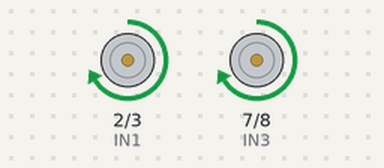
A sketch run on a simulated Arduino Uno, built with avr-gcc and run on an emulated ATmega328P. On the bench: motor-driver pin pairs drawn as motors (green arrow = first pin HIGH = forward, orange = second pin HIGH = backward, longer = more drive, scaled by the enable pin).

Above: at 0.7 s.
At 2.7 s:
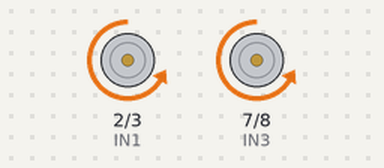
At 4.5 s:
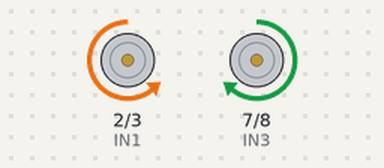
At 7.5 s:
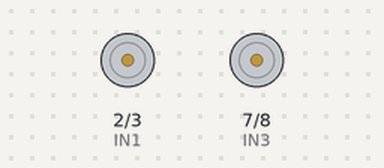
Timing chart, 0 to 9.8 s (numbered marks = the images above):
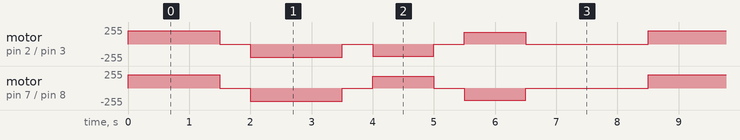

Measured:
- by itself, motor on pin 2 (IN1) / pin 3 (IN2): stopped → forward 200/255 at 0.00 s, → stopped 1.5 s later, → backward 200/255 0.50 s later, → stopped 1.5 s later, … (123 changes in this stretch)
- by itself, motor on pin 7 (IN3) / pin 8 (IN4): stopped → forward 200/255 at 0.00 s, → stopped 1.5 s later, → backward 200/255 0.50 s later, → stopped 1.5 s later, … (123 changes in this stretch)

The sketch:

04_dois_motores.ino
```cpp
/*
 * TESTE UNITÁRIO 04 — Dois motores no L298N (base de movimento do robô)
 * Valida: as funções de movimento que todos os códigos do robô usarão.
 *
 * Ligações:
 *   Motor ESQUERDO : IN1 -> 2, IN2 -> 3, ENA -> 9 (PWM), bornes OUT1/OUT2
 *   Motor DIREITO  : IN3 -> 7, IN4 -> 8, ENB -> 10 (PWM), bornes OUT3/OUT4
 *
 * IMPORTANTE: faça este teste com o robô SUSPENSO (rodas no ar).
 * Se um movimento sair invertido, troque os dois fios do motor correspondente
 * nos bornes (solução mecânica) — não altere o código.
 */

const int IN1 = 2, IN2 = 3, ENA = 9;    // motor esquerdo
const int IN3 = 7, IN4 = 8, ENB = 10;   // motor direito

void setup() {
  pinMode(IN1, OUTPUT); pinMode(IN2, OUTPUT); pinMode(ENA, OUTPUT);
  pinMode(IN3, OUTPUT); pinMode(IN4, OUTPUT); pinMode(ENB, OUTPUT);
}

// velEsq e velDir: -255 (ré máxima) a +255 (frente máxima)
void motores(int velEsq, int velDir) {
  digitalWrite(IN1, velEsq >= 0 ? HIGH : LOW);
  digitalWrite(IN2, velEsq >= 0 ? LOW  : HIGH);
  analogWrite(ENA, abs(velEsq));

  digitalWrite(IN3, velDir >= 0 ? HIGH : LOW);
  digitalWrite(IN4, velDir >= 0 ? LOW  : HIGH);
  analogWrite(ENB, abs(velDir));
}

void frente(int v)        { motores( v,  v); }
void re(int v)            { motores(-v, -v); }
void girarEsquerda(int v) { motores(-v,  v); }  // giro no próprio eixo
void girarDireita(int v)  { motores( v, -v); }
void parar()              { motores( 0,  0); }

void loop() {
  frente(200);        delay(1500);
  parar();            delay(500);
  re(200);            delay(1500);
  parar();            delay(500);
  girarEsquerda(180); delay(1000);
  parar();            delay(500);
  girarDireita(180);  delay(1000);
  parar();            delay(2000);
}
```
